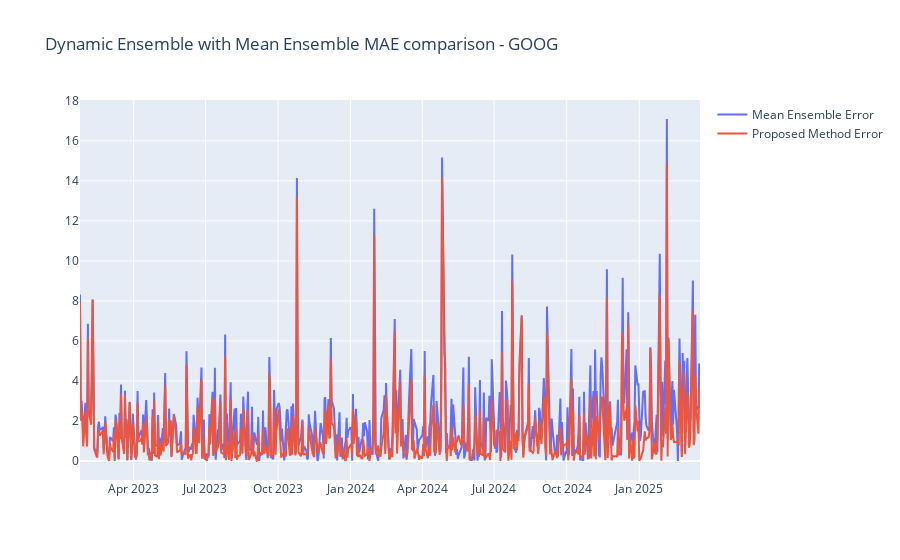

Here is the notebook cell this chart was saved with:
### Code cell
fig = go.Figure()
fig.update_layout(title="Dynamic Ensemble with Mean Ensemble MAE comparison - GOOG")
fig.add_trace(go.Scatter(x=df_test['ds'], y = ensemble_mean_errors, mode='lines', name='Mean Ensemble Error'))
fig.add_trace(go.Scatter(x=df_test['ds'], y=de_error, mode='lines', name='Proposed Method Error'))
fig.show()

### Figure 1 — Plotly figure (JSON) as saved in the notebook; plotly's stock layout.template omitted (floating-point values rounded to 4 significant figures; data arrays with more than 128 entries replaced by an {"elided": "..."} marker saying what was removed)
{"data": [{"mode": "lines", "name": "Mean Ensemble Error", "type": "scatter", "uid": "49cfc280-5375-4502-acd6-fa2b6e8bdaed", "x": {"elided": "563 str values"}, "y": {"elided": "563 float values"}}, {"mode": "lines", "name": "Proposed Method Error", "type": "scatter", "uid": "f14792ea-49ef-417a-90db-9ba8ba4751a3", "x": {"elided": "563 str values"}, "y": {"elided": "563 float values"}}], "layout": {"title": {"text": "Dynamic Ensemble with Mean Ensemble MAE comparison - GOOG"}}}
